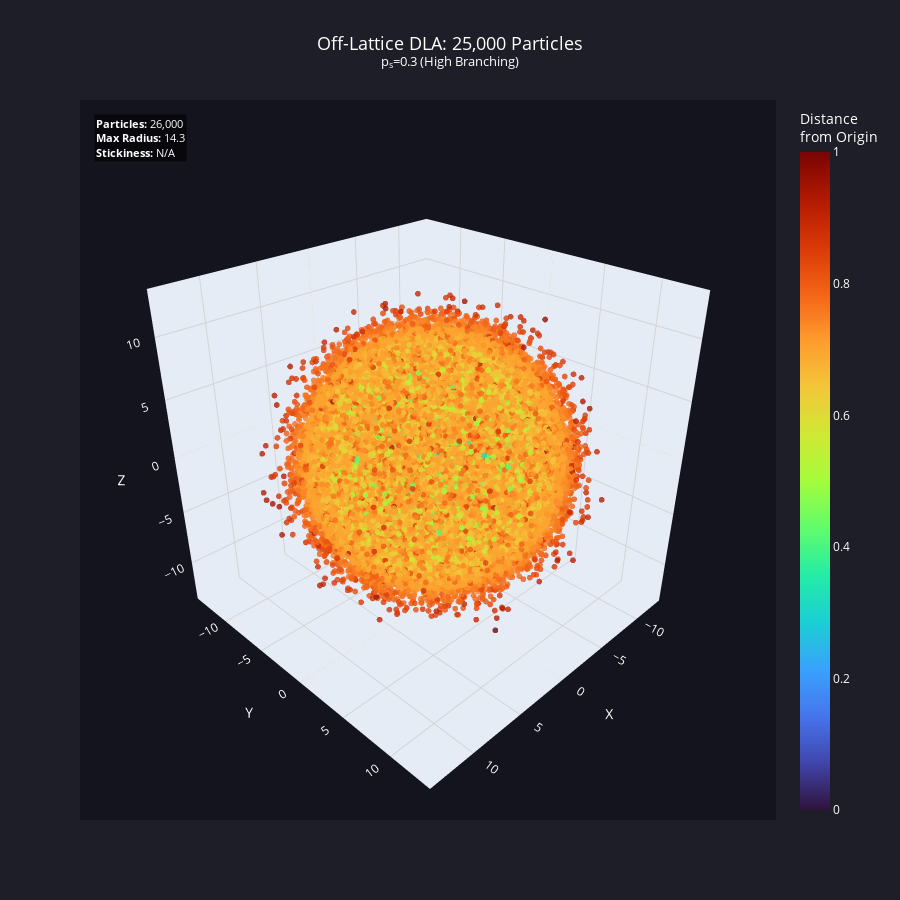

The cell this chart's notebook holds for it:
### Code cell
# Visualize large cluster
plot_offgrid_cluster_3d(
    cluster_large,
    title="Off-Lattice DLA: 25,000 Particles<br><sup>p<sub>s</sub>=0.3 (High Branching)</sup>",
    colorscale='Turbo',
    point_size=2
)

print_cluster_stats(cluster_large, "Large Cluster")

### Figure 1 — Plotly figure (JSON) as saved in the notebook; plotly's stock layout.template omitted (floating-point values rounded to 4 significant figures; data arrays with more than 128 entries replaced by an {"elided": "..."} marker saying what was removed)
{"data": [{"hovertemplate": "x: %{x:.2f}<br>y: %{y:.2f}<br>z: %{z:.2f}<br>r: %{marker.color:.2f}<extra></extra>", "marker": {"color": {"elided": "26000 float values"}, "colorbar": {"title": {"text": "Distance<br>from Origin"}}, "colorscale": [[0, "#30123b"], [0.07143, "#4145ab"], [0.1429, "#4675ed"], [0.2143, "#39a2fc"], [0.2857, "#1bcfd4"], [0.3571, "#24eca6"], [0.4286, "#61fc6c"], [0.5, "#a4fc3b"], [0.5714, "#d1e834"], [0.6429, "#f3c63a"], [0.7143, "#fe9b2d"], [0.7857, "#f36315"], [0.8571, "#d93806"], [0.9286, "#b11901"], [1, "#7a0402"]], "line": {"width": 0}, "opacity": 0.8, "size": 2}, "mode": "markers", "type": "scatter3d", "x": {"elided": "26000 float values"}, "y": {"elided": "26000 float values"}, "z": {"elided": "26000 float values"}}], "layout": {"annotations": [{"align": "left", "bgcolor": "rgba(0,0,0,0.6)", "font": {"color": "white", "size": 11}, "showarrow": false, "text": "<b>Particles:</b> 26,000<br><b>Max Radius:</b> 14.3<br><b>Stickiness:</b> N/A", "x": 0.02, "xref": "paper", "y": 0.98, "yref": "paper"}], "font": {"color": "white"}, "height": 900, "paper_bgcolor": "rgb(30, 30, 40)", "scene": {"aspectmode": "data", "bgcolor": "rgb(20, 20, 30)", "camera": {"eye": {"x": 1.5, "y": 1.5, "z": 1.2}, "up": {"x": 0, "y": 0, "z": 1}}, "xaxis": {"gridcolor": "lightgray", "showgrid": true, "title": {"text": "X"}}, "yaxis": {"gridcolor": "lightgray", "showgrid": true, "title": {"text": "Y"}}, "zaxis": {"gridcolor": "lightgray", "showgrid": true, "title": {"text": "Z"}}}, "title": {"font": {"size": 18}, "text": "Off-Lattice DLA: 25,000 Particles<br><sup>p<sub>s</sub>=0.3 (High Branching)</sup>", "x": 0.5}, "width": 900}}
